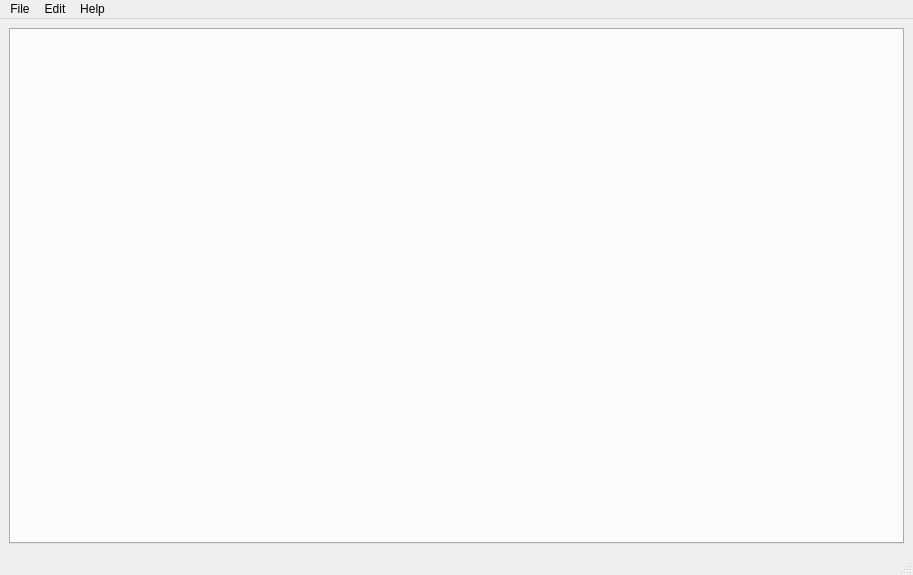
<?xml version="1.0" encoding="UTF-8"?>
<ui version="4.0">
 <author>Einar Uvsløkk, &lt;einar.uvslokk@linux.com&gt;</author>
 <class>MainWindow</class>
 <widget class="QMainWindow" name="MainWindow">
  <property name="geometry">
   <rect>
    <x>0</x>
    <y>0</y>
    <width>913</width>
    <height>575</height>
   </rect>
  </property>
  <property name="windowTitle">
   <string>Luma</string>
  </property>
  <property name="windowOpacity">
   <double>1.000000000000000</double>
  </property>
  <widget class="QWidget" name="centralwidget">
   <layout class="QGridLayout" name="gridLayout">
    <item row="0" column="0">
     <widget class="QTabWidget" name="mainTabs"/>
    </item>
   </layout>
  </widget>
  <widget class="QMenuBar" name="menubar">
   <property name="geometry">
    <rect>
     <x>0</x>
     <y>0</y>
     <width>913</width>
     <height>25</height>
    </rect>
   </property>
   <widget class="QMenu" name="menuFile">
    <property name="title">
     <string>File</string>
    </property>
    <addaction name="actionShowLogger"/>
    <addaction name="separator"/>
    <addaction name="actionShowPluginList"/>
    <addaction name="actionShowWelcomeTab"/>
    <addaction name="separator"/>
    <addaction name="actionQuit"/>
   </widget>
   <widget class="QMenu" name="menuEdit">
    <property name="title">
     <string>Edit</string>
    </property>
    <widget class="QMenu" name="menuLanguage">
     <property name="title">
      <string>Language</string>
     </property>
    </widget>
    <addaction name="actionEditServerList"/>
    <addaction name="separator"/>
    <addaction name="actionReloadPlugins"/>
    <addaction name="actionConfigurePlugins"/>
    <addaction name="separator"/>
    <addaction name="menuLanguage"/>
    <addaction name="separator"/>
    <addaction name="actionEditSettings"/>
   </widget>
   <widget class="QMenu" name="menuHelp">
    <property name="title">
     <string>Help</string>
    </property>
    <addaction name="actionAboutLuma"/>
   </widget>
   <addaction name="menuFile"/>
   <addaction name="menuEdit"/>
   <addaction name="menuHelp"/>
  </widget>
  <widget class="QStatusBar" name="statusBar"/>
  <action name="actionShowLogger">
   <property name="checkable">
    <bool>true</bool>
   </property>
   <property name="text">
    <string>Show logger</string>
   </property>
   <property name="shortcut">
    <string>Ctrl+L</string>
   </property>
  </action>
  <action name="actionQuit">
   <property name="text">
    <string>Quit</string>
   </property>
   <property name="shortcut">
    <string>Ctrl+Q</string>
   </property>
  </action>
  <action name="actionEditServerList">
   <property name="text">
    <string>Server List</string>
   </property>
   <property name="shortcut">
    <string>Ctrl+Shift+S</string>
   </property>
  </action>
  <action name="actionReloadPlugins">
   <property name="text">
    <string>Reload Plugins</string>
   </property>
   <property name="shortcut">
    <string>F5</string>
   </property>
  </action>
  <action name="actionConfigurePlugins">
   <property name="text">
    <string>Configure Plugins</string>
   </property>
  </action>
  <action name="actionAboutLuma">
   <property name="text">
    <string>About Luma</string>
   </property>
   <property name="shortcut">
    <string>F12</string>
   </property>
  </action>
  <action name="actionEditSettings">
   <property name="text">
    <string>Settings</string>
   </property>
  </action>
  <action name="actionShowPluginList">
   <property name="text">
    <string>Show plugin-list</string>
   </property>
   <property name="shortcut">
    <string>Ctrl+P</string>
   </property>
  </action>
  <action name="actionShowWelcomeTab">
   <property name="text">
    <string>Show welcome tab</string>
   </property>
   <property name="shortcut">
    <string>Ctrl+Shift+W</string>
   </property>
  </action>
 </widget>
 <resources/>
 <connections>
  <connection>
   <sender>actionQuit</sender>
   <signal>triggered()</signal>
   <receiver>MainWindow</receiver>
   <slot>close()</slot>
   <hints>
    <hint type="sourcelabel">
     <x>-1</x>
     <y>-1</y>
    </hint>
    <hint type="destinationlabel">
     <x>275</x>
     <y>270</y>
    </hint>
   </hints>
  </connection>
  <connection>
   <sender>actionAboutLuma</sender>
   <signal>triggered()</signal>
   <receiver>MainWindow</receiver>
   <slot>showAboutLuma()</slot>
   <hints>
    <hint type="sourcelabel">
     <x>-1</x>
     <y>-1</y>
    </hint>
    <hint type="destinationlabel">
     <x>275</x>
     <y>270</y>
    </hint>
   </hints>
  </connection>
  <connection>
   <sender>actionConfigurePlugins</sender>
   <signal>triggered()</signal>
   <receiver>MainWindow</receiver>
   <slot>configurePlugins()</slot>
   <hints>
    <hint type="sourcelabel">
     <x>-1</x>
     <y>-1</y>
    </hint>
    <hint type="destinationlabel">
     <x>275</x>
     <y>270</y>
    </hint>
   </hints>
  </connection>
  <connection>
   <sender>actionReloadPlugins</sender>
   <signal>triggered()</signal>
   <receiver>MainWindow</receiver>
   <slot>reloadPlugins()</slot>
   <hints>
    <hint type="sourcelabel">
     <x>-1</x>
     <y>-1</y>
    </hint>
    <hint type="destinationlabel">
     <x>275</x>
     <y>270</y>
    </hint>
   </hints>
  </connection>
  <connection>
   <sender>actionShowLogger</sender>
   <signal>triggered(bool)</signal>
   <receiver>MainWindow</receiver>
   <slot>showLoggerWindow(bool)</slot>
   <hints>
    <hint type="sourcelabel">
     <x>-1</x>
     <y>-1</y>
    </hint>
    <hint type="destinationlabel">
     <x>275</x>
     <y>270</y>
    </hint>
   </hints>
  </connection>
  <connection>
   <sender>actionEditServerList</sender>
   <signal>triggered()</signal>
   <receiver>MainWindow</receiver>
   <slot>showServerEditor()</slot>
   <hints>
    <hint type="sourcelabel">
     <x>-1</x>
     <y>-1</y>
    </hint>
    <hint type="destinationlabel">
     <x>275</x>
     <y>270</y>
    </hint>
   </hints>
  </connection>
  <connection>
   <sender>actionEditSettings</sender>
   <signal>triggered()</signal>
   <receiver>MainWindow</receiver>
   <slot>showSettingsDialog()</slot>
   <hints>
    <hint type="sourcelabel">
     <x>-1</x>
     <y>-1</y>
    </hint>
    <hint type="destinationlabel">
     <x>275</x>
     <y>270</y>
    </hint>
   </hints>
  </connection>
  <connection>
   <sender>mainTabs</sender>
   <signal>tabCloseRequested(int)</signal>
   <receiver>MainWindow</receiver>
   <slot>tabClose()</slot>
   <hints>
    <hint type="sourcelabel">
     <x>456</x>
     <y>288</y>
    </hint>
    <hint type="destinationlabel">
     <x>456</x>
     <y>287</y>
    </hint>
   </hints>
  </connection>
  <connection>
   <sender>actionShowPluginList</sender>
   <signal>triggered()</signal>
   <receiver>MainWindow</receiver>
   <slot>showPlugins()</slot>
   <hints>
    <hint type="sourcelabel">
     <x>-1</x>
     <y>-1</y>
    </hint>
    <hint type="destinationlabel">
     <x>456</x>
     <y>287</y>
    </hint>
   </hints>
  </connection>
  <connection>
   <sender>actionShowWelcomeTab</sender>
   <signal>triggered()</signal>
   <receiver>MainWindow</receiver>
   <slot>showWelcome()</slot>
   <hints>
    <hint type="sourcelabel">
     <x>-1</x>
     <y>-1</y>
    </hint>
    <hint type="destinationlabel">
     <x>456</x>
     <y>287</y>
    </hint>
   </hints>
  </connection>
 </connections>
 <slots>
  <slot>quitApplication()</slot>
  <slot>showLoggerWindow(bool)</slot>
  <slot>reloadPlugins()</slot>
  <slot>configurePlugins()</slot>
  <slot>showAboutLuma()</slot>
  <slot>showServerEditor()</slot>
  <slot>showSettingsDialog()</slot>
  <slot>tabClose()</slot>
  <slot>showPlugins()</slot>
  <slot>showWelcome()</slot>
 </slots>
</ui>
